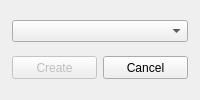
<?xml version="1.0" encoding="UTF-8"?>
<ui version="4.0">
 <class>NewOtbFileDialog</class>
 <widget class="QDialog" name="NewOtbFileDialog">
  <property name="geometry">
   <rect>
    <x>0</x>
    <y>0</y>
    <width>200</width>
    <height>100</height>
   </rect>
  </property>
  <property name="minimumSize">
   <size>
    <width>200</width>
    <height>100</height>
   </size>
  </property>
  <property name="maximumSize">
   <size>
    <width>200</width>
    <height>100</height>
   </size>
  </property>
  <property name="windowTitle">
   <string>New OTB</string>
  </property>
  <property name="modal">
   <bool>true</bool>
  </property>
  <layout class="QVBoxLayout" name="verticalLayout">
   <property name="spacing">
    <number>6</number>
   </property>
   <property name="leftMargin">
    <number>12</number>
   </property>
   <property name="topMargin">
    <number>12</number>
   </property>
   <property name="rightMargin">
    <number>12</number>
   </property>
   <property name="bottomMargin">
    <number>12</number>
   </property>
   <item>
    <widget class="QComboBox" name="clientVersionComboBox">
     <property name="minimumSize">
      <size>
       <width>158</width>
       <height>21</height>
      </size>
     </property>
     <property name="toolTip">
      <string>Select client version for the new OTB file</string>
     </property>
    </widget>
   </item>
   <item>
    <layout class="QHBoxLayout" name="buttonLayout">
     <property name="spacing">
      <number>6</number>
     </property>
     <item>
      <widget class="QPushButton" name="createButton">
       <property name="minimumSize">
        <size>
         <width>75</width>
         <height>23</height>
        </size>
       </property>
       <property name="text">
        <string>Create</string>
       </property>
       <property name="enabled">
        <bool>false</bool>
       </property>
       <property name="default">
        <bool>true</bool>
       </property>
      </widget>
     </item>
     <item>
      <widget class="QPushButton" name="cancelButton">
       <property name="minimumSize">
        <size>
         <width>75</width>
         <height>23</height>
        </size>
       </property>
       <property name="text">
        <string>Cancel</string>
       </property>
      </widget>
     </item>
    </layout>
   </item>
  </layout>
 </widget>
 <resources/>
 <connections>
  <connection>
   <sender>cancelButton</sender>
   <signal>clicked()</signal>
   <receiver>NewOtbFileDialog</receiver>
   <slot>reject()</slot>
   <hints>
    <hint type="sourcelabel">
     <x>132</x>
     <y>67</y>
    </hint>
    <hint type="destinationlabel">
     <x>100</x>
     <y>50</y>
    </hint>
   </hints>
  </connection>
 </connections>
</ui>
